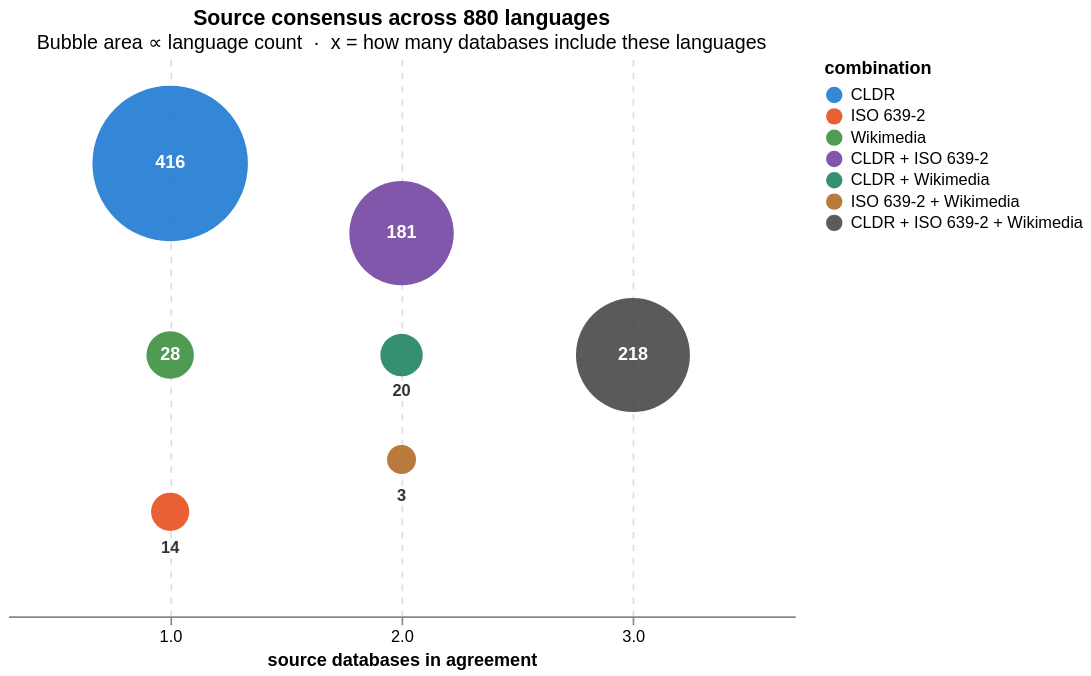

Source (notebook cell):
### Code cell
# ── Source combination breakdown ─────────────────────────────────────────────
combo_rows = []
for _, row in df.iterrows():
    in_cldr = "cldr" in str(row.get("sources", "") or "")
    in_iso2 = bool(row.get("in_iso639_2"))
    in_wiki = bool(row.get("in_wikimedia"))
    parts = []
    if in_cldr: parts.append("CLDR")
    if in_iso2:  parts.append("ISO 639-2")
    if in_wiki:  parts.append("Wikimedia")
    combo_rows.append(" + ".join(parts) if parts else "None")

df["source_combo"] = combo_rows
combo_counts = df["source_combo"].value_counts().reset_index()
combo_counts.columns = ["combination", "count"]
combo_counts["n_sources"] = combo_counts["combination"].apply(
    lambda c: 0 if c == "None" else len(c.split(" + "))
)
print(combo_counts.to_string(index=False))

_venn_csv = os.path.join(DATA_DIR, "metadata_files", "source_overlap_venn.csv")
combo_counts[["combination", "count"]].to_csv(_venn_csv, index=False)
print(f"\nSaved for RAW Graphs → {_venn_csv}")

# ── Bubble plot ───────────────────────────────────────────────────────────────
# x = number of databases in agreement — a genuinely meaningful axis.
# y = manual jitter to separate bubbles within each column.
# Area ∝ language count; labels printed inside large bubbles, below small ones.
# Single-source colors match the established source palette; multi-source
# bubbles use blended hues (blue+orange→purple, blue+green→teal, etc.).
_COMBO_COLORS = {
    "CLDR":                         "#1976d2",
    "ISO 639-2":                    "#e64a19",
    "Wikimedia":                    "#388e3c",
    "CLDR + ISO 639-2":             "#7040a0",
    "CLDR + Wikimedia":             "#1a8060",
    "ISO 639-2 + Wikimedia":        "#b06820",
    "CLDR + ISO 639-2 + Wikimedia": "#444444",
}

_BUBBLE_POS = {
    "CLDR":                         (1,  0.55),
    "Wikimedia":                    (1,  0.0),
    "ISO 639-2":                    (1, -0.45),
    "CLDR + ISO 639-2":             (2,  0.35),
    "CLDR + Wikimedia":             (2,  0.0),
    "ISO 639-2 + Wikimedia":        (2, -0.30),
    "CLDR + ISO 639-2 + Wikimedia": (3,  0.0),
}

bubble_df = combo_counts.copy()
bubble_df["x"] = bubble_df["combination"].map(lambda c: _BUBBLE_POS[c][0])
bubble_df["y"] = bubble_df["combination"].map(lambda c: _BUBBLE_POS[c][1])

_xscale = alt.Scale(domain=[0.3, 3.7])
_yscale = alt.Scale(domain=[-0.75, 0.85])

bubbles = alt.Chart(bubble_df).mark_circle(opacity=0.88).encode(
    x=alt.X("x:Q", title="source databases in agreement",
            scale=_xscale,
            axis=alt.Axis(values=[1, 2, 3], grid=True, gridDash=[4, 4])),
    y=alt.Y("y:Q", axis=None, scale=_yscale),
    size=alt.Size("count:Q",
                  scale=alt.Scale(type="linear", range=[250, 9000]),
                  legend=None),
    color=alt.Color("combination:N",
                    scale=alt.Scale(
                        domain=list(_COMBO_COLORS.keys()),
                        range=list(_COMBO_COLORS.values()),
                    ),
                    legend=alt.Legend(title="combination")),
    tooltip=["combination:N", "count:Q"],
)

# Count labels: inside (white) for large bubbles, below (dark) for small ones
_big   = bubble_df[bubble_df["count"] > 20].copy()
_small = bubble_df[bubble_df["count"] <= 20].copy()

big_labels = alt.Chart(_big).mark_text(
    color="white", fontWeight="bold", fontSize=11,
    align="center", baseline="middle",
).encode(
    x=alt.X("x:Q", scale=_xscale),
    y=alt.Y("y:Q", scale=_yscale),
    text="count:Q",
)

small_labels = alt.Chart(_small).mark_text(
    color="#333", fontWeight="bold", fontSize=10,
    align="center", dy=22,
).encode(
    x=alt.X("x:Q", scale=_xscale),
    y=alt.Y("y:Q", scale=_yscale),
    text="count:Q",
)

(bubbles + big_labels + small_labels).properties(
    width=480, height=340,
    title=alt.Title(
        "Source consensus across 880 languages",
        subtitle="Bubble area ∝ language count  ·  x = how many databases include these languages",
    ),
).configure_view(strokeWidth=0)

### Figure 1 — Vega-Lite specification as saved in the notebook (floating-point values rounded to 4 significant figures)
{"config": {"view": {"continuousWidth": 300, "continuousHeight": 300, "strokeWidth": 0}}, "layer": [{"data": {"name": "data-0b732da1ac7a2b6547cf4b880cdea917"}, "mark": {"type": "circle", "opacity": 0.88}, "encoding": {"color": {"field": "combination", "legend": {"title": "combination"}, "scale": {"domain": ["CLDR", "ISO 639-2", "Wikimedia", "CLDR + ISO 639-2", "CLDR + Wikimedia", "ISO 639-2 + Wikimedia", "CLDR + ISO 639-2 + Wikimedia"], "range": ["#1976d2", "#e64a19", "#388e3c", "#7040a0", "#1a8060", "#b06820", "#444444"]}, "type": "nominal"}, "size": {"field": "count", "legend": null, "scale": {"range": [250, 9000], "type": "linear"}, "type": "quantitative"}, "tooltip": [{"field": "combination", "type": "nominal"}, {"field": "count", "type": "quantitative"}], "x": {"axis": {"grid": true, "gridDash": [4, 4], "values": [1, 2, 3]}, "field": "x", "scale": {"domain": [0.3, 3.7]}, "title": "source databases in agreement", "type": "quantitative"}, "y": {"axis": null, "field": "y", "scale": {"domain": [-0.75, 0.85]}, "type": "quantitative"}}}, {"data": {"name": "data-0148ce18170573bf574f2fd6319b9f82"}, "mark": {"type": "text", "align": "center", "baseline": "middle", "color": "white", "fontSize": 11, "fontWeight": "bold"}, "encoding": {"text": {"field": "count", "type": "quantitative"}, "x": {"field": "x", "scale": {"domain": [0.3, 3.7]}, "type": "quantitative"}, "y": {"field": "y", "scale": {"domain": [-0.75, 0.85]}, "type": "quantitative"}}}, {"data": {"name": "data-9fb26cfd6e3aa28bc7b448011555c1b8"}, "mark": {"type": "text", "align": "center", "color": "#333", "dy": 22, "fontSize": 10, "fontWeight": "bold"}, "encoding": {"text": {"field": "count", "type": "quantitative"}, "x": {"field": "x", "scale": {"domain": [0.3, 3.7]}, "type": "quantitative"}, "y": {"field": "y", "scale": {"domain": [-0.75, 0.85]}, "type": "quantitative"}}}], "height": 340, "title": {"text": "Source consensus across 880 languages", "subtitle": "Bubble area ∝ language count  ·  x = how many databases include these languages"}, "width": 480, "$schema": "https://vega.github.io/schema/vega-lite/v6.1.0.json", "datasets": {"data-0b732da1ac7a2b6547cf4b880cdea917": [{"combination": "CLDR", "count": 416, "n_sources": 1, "x": 1, "y": 0.55}, {"combination": "CLDR + ISO 639-2 + Wikimedia", "count": 218, "n_sources": 3, "x": 3, "y": 0.0}, {"combination": "CLDR + ISO 639-2", "count": 181, "n_sources": 2, "x": 2, "y": 0.35}, {"combination": "Wikimedia", "count": 28, "n_sources": 1, "x": 1, "y": 0.0}, {"combination": "CLDR + Wikimedia", "count": 20, "n_sources": 2, "x": 2, "y": 0.0}, {"combination": "ISO 639-2", "count": 14, "n_sources": 1, "x": 1, "y": -0.45}, {"combination": "ISO 639-2 + Wikimedia", "count": 3, "n_sources": 2, "x": 2, "y": -0.3}], "data-0148ce18170573bf574f2fd6319b9f82": [{"combination": "CLDR", "count": 416, "n_sources": 1, "x": 1, "y": 0.55}, {"combination": "CLDR + ISO 639-2 + Wikimedia", "count": 218, "n_sources": 3, "x": 3, "y": 0.0}, {"combination": "CLDR + ISO 639-2", "count": 181, "n_sources": 2, "x": 2, "y": 0.35}, {"combination": "Wikimedia", "count": 28, "n_sources": 1, "x": 1, "y": 0.0}], "data-9fb26cfd6e3aa28bc7b448011555c1b8": [{"combination": "CLDR + Wikimedia", "count": 20, "n_sources": 2, "x": 2, "y": 0.0}, {"combination": "ISO 639-2", "count": 14, "n_sources": 1, "x": 1, "y": -0.45}, {"combination": "ISO 639-2 + Wikimedia", "count": 3, "n_sources": 2, "x": 2, "y": -0.3}]}}
